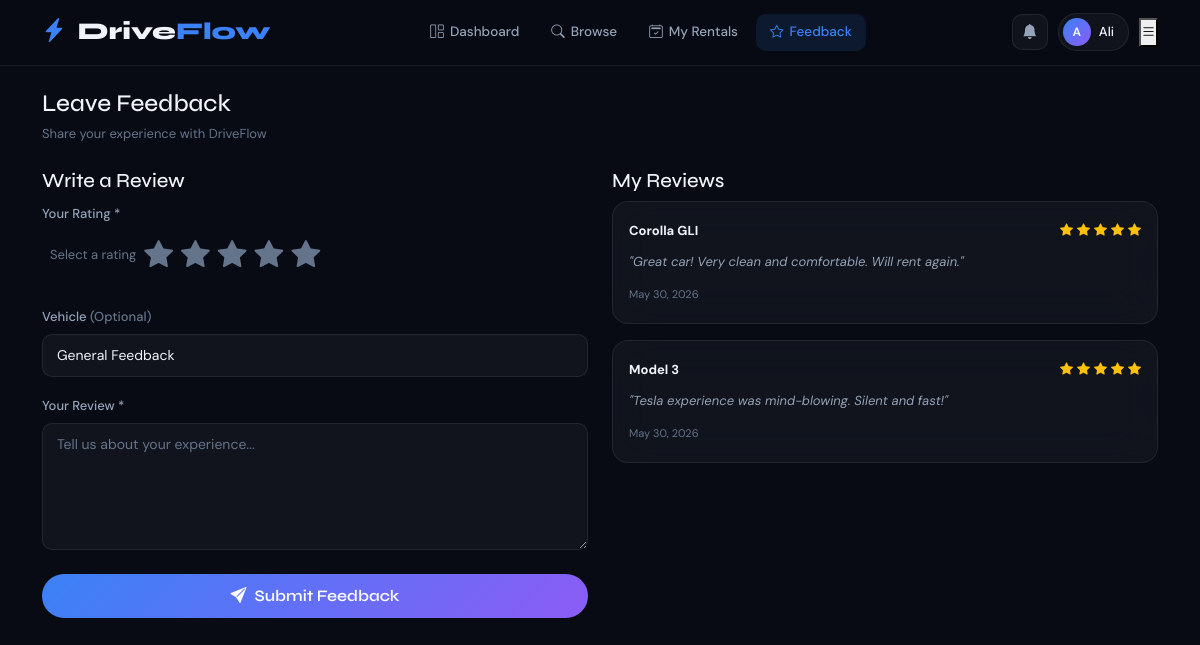
Page /customer/feedback.php (signed in) on the committed database.
### tables this page shows
CREATE TABLE feedback (
    id INT AUTO_INCREMENT PRIMARY KEY,
    user_id INT NOT NULL,
    vehicle_id INT,
    message TEXT NOT NULL,
    rating TINYINT CHECK (rating BETWEEN 1 AND 5),
    created_at TIMESTAMP DEFAULT CURRENT_TIMESTAMP,
    FOREIGN KEY (user_id) REFERENCES users(id) ON DELETE CASCADE,
    FOREIGN KEY (vehicle_id) REFERENCES vehicles(id) ON DELETE SET NULL
);

CREATE TABLE vehicles (
    id INT AUTO_INCREMENT PRIMARY KEY,
    vehicle_name VARCHAR(150) NOT NULL,
    vehicle_number VARCHAR(50) NOT NULL UNIQUE,
    type_id INT,
    brand VARCHAR(100),
    price_per_day DECIMAL(10,2) NOT NULL,
    status ENUM('Available','Rented','Maintenance') DEFAULT 'Available',
    image VARCHAR(255) DEFAULT 'default.jpg',
    description TEXT,
    seats INT DEFAULT 5,
    fuel_type VARCHAR(50) DEFAULT 'Petrol',
    transmission VARCHAR(50) DEFAULT 'Manual',
    year INT,
    created_at TIMESTAMP DEFAULT CURRENT_TIMESTAMP,
    FOREIGN KEY (type_id) REFERENCES vehicle_types(id) ON DELETE SET NULL
);

### includes/config.php (called while the page is built, shortened)
<?php
function clean($str) {
    return htmlspecialchars(trim($str), ENT_QUOTES, 'UTF-8');
}
?>

### customer/feedback.php (the view, shortened to what this page needs)
<?php
require_once '../includes/config.php';
$db  = getDB();
$uid = $_SESSION['user_id'];
$prevFeedback = $db->prepare("SELECT f.*, v.vehicle_name FROM feedback f LEFT JOIN vehicles v ON f.vehicle_id=v.id WHERE f.user_id=? ORDER BY f.created_at DESC");
$prevFeedback->execute([$uid]);
$prevFeedback = $prevFeedback->fetchAll();
?>
<!DOCTYPE html><html lang="en"><head>
<link href="https://cdn.jsdelivr.net/npm/bootstrap@5.3.0/dist/css/bootstrap.min.css" rel="stylesheet">
<link href="https://cdn.jsdelivr.net/npm/bootstrap-icons@1.11.0/font/bootstrap-icons.css" rel="stylesheet">
<link href="../assets/css/main.css" rel="stylesheet">
<link href="../assets/css/customer.css" rel="stylesheet">
</head><body>
<?php include '../includes/customer_nav.php'; ?>
<div class="customer-wrapper">
  <div class="container py-4">
    <div class="mb-4"><h4 class="mb-1">Leave Feedback</h4><p style="color:var(--text-muted);font-size:13px;margin:0;">Share your experience with DriveFlow</p></div>
    <div class="row g-4">
      <div class="col-lg-6">
        <div class="data-card">
          <div class="data-card-header"><h5 class="data-card-title">Write a Review</h5></div>
          <div class="data-card-body">
            <form method="POST">
              <div class="mb-4">
                <label class="form-label">Your Rating *</label>
                <div class="star-rating-wrap d-flex gap-2 align-items-center">
                  <?php for ($i = 5; $i >= 1; $i--): ?>
                  <label for="star<?= $i ?>" class="star-label">
                    <i class="bi bi-star-fill"></i>
                  </label>
                  <?php endfor; ?>
                  <span id="ratingText" style="font-size:13px;color:var(--text-muted);margin-left:8px;">Select a rating</span>
                </div>
              </div>
              <div class="mb-3">
                <label class="form-label">Vehicle <span style="color:var(--text-muted);">(Optional)</span></label>
                <select name="vehicle_id" class="form-select">
                  <option value="">General Feedback</option>
                </select>
              </div>
              <div class="mb-4">
                <label class="form-label">Your Review *</label>
                <textarea name="message" class="form-control" rows="5" placeholder="Tell us about your experience..." required><?= clean($_POST['message'] ?? '') ?></textarea>
              </div>
              <button type="submit" class="btn btn-primary-glow w-100">
                <i class="bi bi-send-fill me-2"></i>Submit Feedback
              </button>
            </form>
          </div>
        </div>
      </div>
      <div class="col-lg-6">
        <div class="data-card">
          <div class="data-card-header"><h5 class="data-card-title">My Reviews</h5></div>
          <div class="data-card-body">
            <?php if (empty($prevFeedback)): ?>
              <div class="empty-state" style="padding:40px 20px;">
                <i class="bi bi-chat-square"></i>
                <h5>No Reviews Yet</h5>
                <p>Share your first review!</p>
              </div>
            <?php else: ?>
              <?php foreach ($prevFeedback as $f): ?>
              <div class="glass-card mb-3" style="padding:16px;">
                <div class="d-flex justify-content-between align-items-start mb-2">
                  <div>
                    <?php if ($f['vehicle_name']): ?>
                      <strong style="font-size:13px;"><?= clean($f['vehicle_name']) ?></strong>
                    <?php else: ?>
                      <strong style="font-size:13px;">General Feedback</strong>
                    <?php endif; ?>
                  </div>
                  <div>
                    <?php for ($i = 1; $i <= 5; $i++): ?>
                      <i class="bi bi-star<?= $i <= $f['rating'] ? '-fill' : '' ?> text-warning" style="font-size:13px;"></i>
                    <?php endfor; ?>
                  </div>
                </div>
                <p style="color:var(--text-secondary);font-size:13px;margin-bottom:8px;font-style:italic;">"<?= clean($f['message']) ?>"</p>
                <small style="color:var(--text-muted);font-size:11px;"><?= date('M d, Y', strtotime($f['created_at'])) ?></small>
              </div>
              <?php endforeach; ?>
            <?php endif; ?>
          </div>
        </div>
      </div>
    </div>
  </div>
</div>
</body></html>

### assets/css/main.css (style rules this page uses)
:root { --dark-bg: #080b14; --dark-card: #0d1220; --dark-border: rgba(255,255,255,0.07); --dark-surface: #111827; --accent-blue: #3b82f6; --accent-purple: #8b5cf6; --accent-cyan: #06b6d4; --accent-pink: #ec4899; --accent-green: #10b981; --accent-orange: #f59e0b; --gradient-1: linear-gradient(135deg, #3b82f6, #8b5cf6); --gradient-2: linear-gradient(135deg, #06b6d4, #3b82f6); --gradient-3: linear-gradient(135deg, #ec4899, #8b5cf6); --text-primary: #f1f5f9; --text-secondary: #94a3b8; --text-muted: #64748b; --glass-bg: rgba(255,255,255,0.04); --glass-border: rgba(255,255,255,0.08); --shadow-glow: 0 0 30px rgba(59,130,246,0.2); --font-display: 'Syne', sans-serif; --font-body: 'DM Sans', sans-serif; --radius: 16px; --radius-sm: 10px; --transition: all 0.3s cubic-bezier(0.4, 0, 0.2, 1); }
*, *::before, *::after { box-sizing: border-box; margin: 0; padding: 0; }
html { scroll-behavior: smooth; }
body { background-color: var(--dark-bg); color: var(--text-primary); font-family: var(--font-body); font-size: 15px; line-height: 1.7; overflow-x: hidden; }
h1, h2, h3, h4, h5, h6 { font-family: var(--font-display); color: var(--text-primary); }
.glass-card { background: var(--glass-bg); backdrop-filter: blur(20px); -webkit-backdrop-filter: blur(20px); border: 1px solid var(--glass-border); border-radius: var(--radius); padding: 24px; transition: var(--transition); }
.btn-primary-glow { background: var(--gradient-1); border: none; color: #fff; font-family: var(--font-display); font-weight: 600; border-radius: 50px; padding: 10px 24px; transition: var(--transition); position: relative; overflow: hidden; }
.btn-primary-glow::before { content: ''; position: absolute; inset: 0; background: linear-gradient(135deg, rgba(255,255,255,0.2), transparent); opacity: 0; transition: var(--transition); }
.form-label { font-weight: 500; font-size: 13px; color: var(--text-secondary); margin-bottom: 6px; }
.form-control, .form-select { background: rgba(255,255,255,0.04) !important; border: 1px solid var(--glass-border) !important; color: var(--text-primary) !important; border-radius: var(--radius-sm) !important; padding: 10px 14px; font-size: 14px; transition: var(--transition); }
.form-control::placeholder { color: var(--text-muted); }

### assets/css/customer.css (style rules this page uses)
.customer-wrapper { min-height: calc(100vh - 62px); padding-bottom: 40px; }

### customer/feedback.php (style rules this page uses)
.star-rating-wrap { flex-direction: row-reverse; justify-content: flex-end; }
.star-label { font-size: 1.8rem; color: var(--text-muted); cursor: pointer; transition: color 0.15s; }

### rows in the picture
feedback: vehicle.vehicle_name "Corolla GLI", rating 5 (drawn), message "Great car! Very clean and comfortable. Will rent again.", created_at "May 30, 2026"
feedback: vehicle.vehicle_name "Model 3", rating 5 (drawn), message "Tesla experience was mind-blowing. Silent and fast!", created_at "May 30, 2026"

### other values in the picture
substr($_SESSION['full_name'],0,1) "A"
explode(' ',$_SESSION['full_name'])[0] "Ali"
